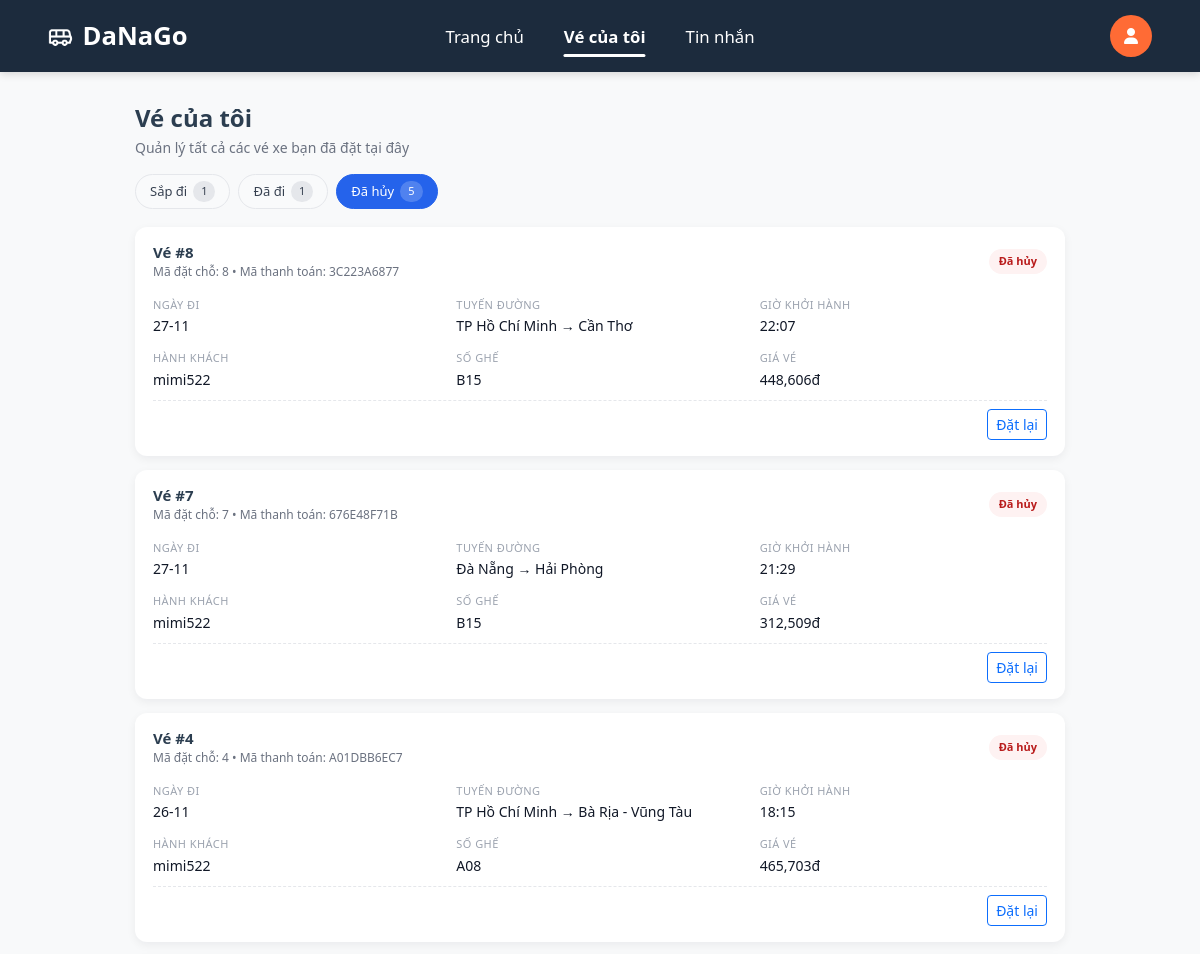
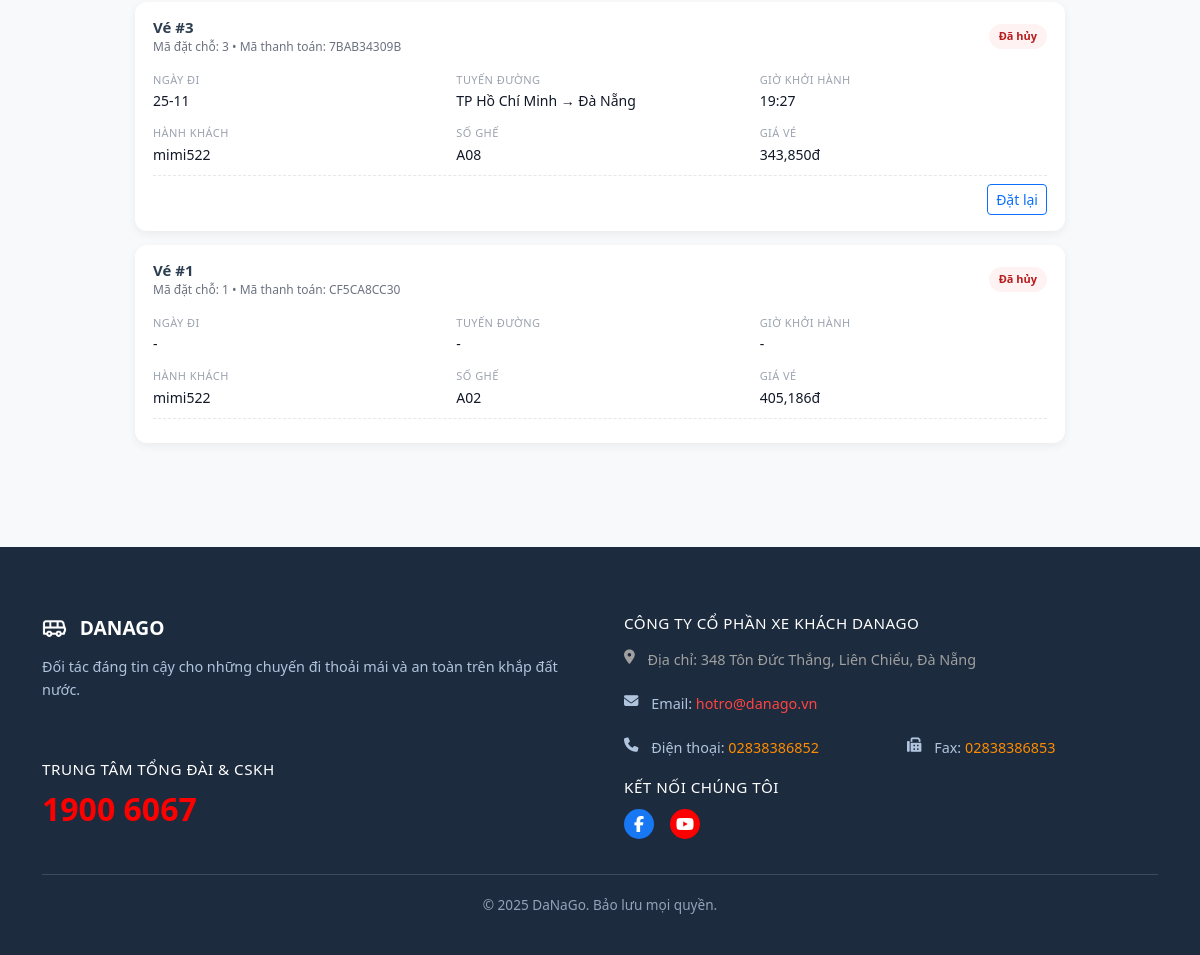
/my-tickets/?tab=cancelled (signed in), run on the app's committed database (2 pictures, top to bottom).
### bustk/models.py (models this page shows, shortened)
class Ticket(models.Model):
    STATUS_CHOICES = [
        ('upcoming', 'Sắp đi'),
        ('completed', 'Đã đi'),
        ('cancelled', 'Đã hủy'),
    ]
    user = models.ForeignKey(
        settings.AUTH_USER_MODEL,
        on_delete=models.CASCADE,
        related_name="tickets",
    )
    trip = models.ForeignKey(
        Trip,
        on_delete=models.CASCADE,
        null=True, blank=True,  # 👈 thêm 2 flag này
    )
    seat_number = models.CharField(max_length=5)
    status = models.CharField(max_length=20, choices=STATUS_CHOICES, default='upcoming')
    booking_date = models.DateTimeField(auto_now_add=True)
    payment_order = models.ForeignKey(
        'PaymentOrder',
        null=True, blank=True,
        on_delete=models.SET_NULL,
        related_name='tickets'
    )
    reminder_30m_sent = models.BooleanField(default=False)
    started_notified = models.BooleanField(default=False)
    completed_notified = models.BooleanField(default=False)

class PaymentOrder(models.Model):
    STATUS_CHOICES = [
        ("pending", "Đang chờ thanh toán"),
        ("paid", "Đã thanh toán"),
        ("expired", "Hết hạn"),
    ]
    user = models.ForeignKey(
        settings.AUTH_USER_MODEL,
        on_delete=models.CASCADE,
        related_name="payment_orders",
    )
    trip = models.ForeignKey(Trip, on_delete=models.SET_NULL, null=True, blank=True)
    seats = models.CharField(max_length=200)          # VD: "A01,A02,B03"
    amount = models.IntegerField()                    # tổng tiền (đ)
    status = models.CharField(max_length=20, choices=STATUS_CHOICES, default="pending")
    ticket_code = models.CharField(max_length=20, unique=True)  # dùng để nhét vào nội dung chuyển khoản / addInfo
    created_at = models.DateTimeField(auto_now_add=True)
    paid_at = models.DateTimeField(null=True, blank=True)
    from_location = models.CharField(max_length=100, blank=True)
    to_location = models.CharField(max_length=100, blank=True)
    depart_date = models.CharField(max_length=20, blank=True)  # vd: 27-11
    depart_time = models.CharField(max_length=10, blank=True)
    price_each = models.IntegerField(default=0)

### bustk/views.py (the view, shortened to what this page needs)
# urls.py: path("my-tickets/", views.my_tickets, name="my_tickets"),
@login_required(login_url="login")
def my_tickets(request):
    now = timezone.now()
    Ticket.objects.filter(
        status="upcoming",
        trip__isnull=False,
        trip__departure_time__lte=now,
    ).update(status="completed")
    upcoming_no_trip = (
        Ticket.objects
        .filter(
            status="upcoming",
            trip__isnull=True,
            payment_order__isnull=False,
            user=request.user,
        )
        .select_related("payment_order")
    )
    cur_tz = timezone.get_current_timezone()
    cur_year = now.year
    for t in upcoming_no_trip:
        od = t.payment_order
        if not od.depart_date or not od.depart_time:
            continue
    tab = request.GET.get("tab", "upcoming")
    base_qs = (
        Ticket.objects
        .filter(user=request.user)
        .select_related("trip", "payment_order")
        .order_by("-trip__departure_time", "-booking_date")
    )
    upcoming_qs  = base_qs.filter(status="upcoming")
    completed_qs = base_qs.filter(status="completed")
    cancelled_qs = base_qs.filter(status="cancelled")
    if tab == "completed":
        tickets = completed_qs
    elif tab == "cancelled":
        tickets = cancelled_qs
    else:
        tab = "upcoming"
        tickets = upcoming_qs
    context = {
        "tickets": tickets,
        "has_tickets": base_qs.exists(),
        "current_tab": tab,
        "upcoming_count": upcoming_qs.count(),
        "completed_count": completed_qs.count(),
        "cancelled_count": cancelled_qs.count(),
    }
    return render(request, "ticket/my_tickets.html", context)

### bustk/templates/ticket/my_tickets.html (shortened to what this page needs)
{% extends "ticket/base.html" %}
{% load static humanize %}
{% block extra_css %}
<link rel="stylesheet" href="{% static 'css/my_tickets.css' %}">
<link rel="stylesheet" href="{% static 'css/review.css' %}">
{% endblock %}
{% block content %}
<div class="my-tickets-container">
    {% if not has_tickets %}
    <div class="empty-state">
        <div class="empty-state-icon">
            <svg width="80" height="80" viewBox="0 0 80 80" fill="none">
                <circle cx="40" cy="40" r="35" stroke="#E5E7EB" stroke-width="2"/>
                <path d="M25 40C25 36.134 28.134 33 32 33H48C51.866 33 55 36.134 55 40V55C55 58.866 51.866 62 48 62H32C28.134 62 25 58.866 25 55V40Z"
                      stroke="#9CA3AF" stroke-width="2" fill="none"/>
                <path d="M35 45H45M35 52H45"
                      stroke="#9CA3AF" stroke-width="2" stroke-linecap="round"/>
            </svg>
        </div>
        <h2 class="empty-state-title">Bạn chưa đặt vé</h2>
        <p class="empty-state-desc">
            Bạn chưa có vé nào. Hãy đặt vé ngay để bắt đầu hành trình của bạn.
        </p>
        <a href="{% url 'index' %}" class="btn btn-primary">Đặt vé ngay</a>
    </div>
    {% else %}
    <div class="tickets-header">
        <h1 class="tickets-title">Vé của tôi</h1>
        <p class="tickets-subtitle">Quản lý tất cả các vé xe bạn đã đặt tại đây</p>
    </div>
    <div class="ticket-tabs">
        <a href="{% url 'my_tickets' %}?tab=upcoming"
           class="tab-button {% if current_tab == 'upcoming' %}active{% endif %}">
            Sắp đi
            <span class="tab-count">{{ upcoming_count }}</span>
        </a>
        <a href="{% url 'my_tickets' %}?tab=completed"
           class="tab-button {% if current_tab == 'completed' %}active{% endif %}">
            Đã đi
            <span class="tab-count">{{ completed_count }}</span>
        </a>
        <a href="{% url 'my_tickets' %}?tab=cancelled"
           class="tab-button {% if current_tab == 'cancelled' %}active{% endif %}">
            Đã hủy
            <span class="tab-count">{{ cancelled_count }}</span>
        </a>
    </div>
    <div class="ticket-list">
        {% if tickets %}
            {% for ticket in tickets %}
            <div class="ticket-card">
                <div class="ticket-header">
                    <div class="ticket-code-info">
                        <h3 class="ticket-code">
                            Vé #{{ ticket.id }}
                        </h3>
                        <p class="ticket-ref">
                            Mã đặt chỗ: {{ ticket.id }}
                            {% if ticket.payment_order and ticket.payment_order.ticket_code %}
                                • Mã thanh toán: {{ ticket.payment_order.ticket_code }}
                            {% endif %}
                        </p>
                    </div>
                    <span class="ticket-status ticket-status-{{ ticket.status }}">
                        {% if ticket.status == 'upcoming' %}
                            Sắp đi
                        {% elif ticket.status == 'completed' %}
                            Đã đi
                        {% elif ticket.status == 'cancelled' %}
                            Đã hủy
                        {% else %}
                            {{ ticket.status }}
                        {% endif %}
                    </span>
                </div>
                <div class="ticket-grid">
                    <div class="ticket-grid-item">
                        <label class="ticket-label">Ngày đi</label>
                        <p class="ticket-value">
                            {% if ticket.payment_order and ticket.payment_order.depart_date %}
                                {{ ticket.payment_order.depart_date }}
                            {% elif ticket.trip and ticket.trip.departure_time %}
                                {{ ticket.trip.departure_time|date:"d/m/Y" }}
                            {% else %}
                                -
                            {% endif %}
                        </p>
                    </div>
                    <div class="ticket-grid-item">
                        <label class="ticket-label">Tuyến đường</label>
                        <p class="ticket-value">
                            {% if ticket.payment_order and ticket.payment_order.from_location %}
                                {{ ticket.payment_order.from_location }} → {{ ticket.payment_order.to_location }}
                            {% elif ticket.trip %}
                                {{ ticket.trip.departure_location }} → {{ ticket.trip.arrival_location }}
                            {% else %}
                                -
                            {% endif %}
                        </p>
                    </div>
                    <div class="ticket-grid-item">
                        <label class="ticket-label">Giờ khởi hành</label>
                        <p class="ticket-value">
                            {% if ticket.payment_order and ticket.payment_order.depart_time %}
                                {{ ticket.payment_order.depart_time }}
                            {% elif ticket.trip and ticket.trip.departure_time %}
                                {{ ticket.trip.departure_time|date:"H:i" }}
                            {% else %}
                                -
                            {% endif %}
                        </p>
                    </div>
                </div>
                <div class="ticket-grid">
                    <div class="ticket-grid-item">
                        <label class="ticket-label">Hành khách</label>
                        <p class="ticket-value">
                            {{ user.get_full_name|default:user.username }}
                        </p>
                    </div>
                    <div class="ticket-grid-item">
                        <label class="ticket-label">Số ghế</label>
                        <p class="ticket-value">{{ ticket.seat_number }}</p>
                    </div>
                    <div class="ticket-grid-item">
                        <label class="ticket-label">Giá vé</label>
                        <p class="ticket-value">
                            {% if ticket.trip %}
                                {{ ticket.trip.price|floatformat:0|intcomma }}đ
                            {% elif ticket.payment_order %}
                                {% if ticket.payment_order.price_each %}
                                    {{ ticket.payment_order.price_each|intcomma }}đ
                                {% else %}
                                    {{ ticket.payment_order.amount|intcomma }}đ
                                {% endif %}
                            {% else %}
                                -
                            {% endif %}
                        </p>
                    </div>
                </div>
                <div class="ticket-actions">
                    {% if ticket.status == 'upcoming' %}
                        <a href="{% url 'download_ticket' ticket.id %}"
                           class="btn btn-secondary btn-sm">
                            Tải vé (PDF)
                        </a>
                        <a href="{% url 'cancel_ticket' ticket.id %}"
                           class="btn btn-danger btn-sm">
                            Hủy vé
                        </a>
                    {% elif ticket.status == 'cancelled' %}
                        {% if ticket.payment_order and ticket.payment_order.from_location %}
                            <a href="{% url 'index' %}?from={{ ticket.payment_order.from_location|urlencode }}&to={{ ticket.payment_order.to_location|urlencode }}"
                               class="btn btn-outline-primary btn-sm">
                                Đặt lại
                            </a>
                        {% elif ticket.trip %}
                            <a href="{% url 'index' %}?from={{ ticket.trip.departure_location|urlencode }}&to={{ ticket.trip.arrival_location|urlencode }}"
                               class="btn btn-outline-primary btn-sm">
                                Đặt lại
                            </a>
                        {% endif %}
                    {% endif %}
                </div>
            </div>
            {% endfor %}
        {% else %}
            <div class="empty-tab">
                <p>Không có vé nào trong danh mục này</p>
            </div>
        {% endif %}
    </div>
    {% endif %}
</div>
{% endblock %}

### bustk/static/css/my_tickets.css (style rules this page uses)
.my-tickets-container { max-width: 960px; margin: 30px auto; padding: 0 15px 40px; }
.tickets-header { margin-bottom: 16px; }
.tickets-title { font-size: 24px; font-weight: 700; margin: 0 0 4px; }
.tickets-subtitle { margin: 0; font-size: 14px; color: #6b7280; }
.ticket-tabs { display: flex; gap: 8px; margin-bottom: 18px; flex-wrap: wrap; }
.tab-button { display: inline-flex; align-items: center; gap: 6px; padding: 6px 14px; border-radius: 999px; border: 1px solid #e5e7eb; font-size: 13px; color: #374151; background: #f9fafb; text-decoration: none; transition: 0.2s; }
.tab-button .tab-count { font-size: 11px; padding: 2px 8px; border-radius: 999px; background: #e5e7eb; color: #374151; }
.tab-button.active { background: #2563eb; color: #fff; border-color: #2563eb; }
.tab-button.active .tab-count { background: rgba(255, 255, 255, 0.2); color: #fff; }
.ticket-list { display: flex; flex-direction: column; gap: 14px; }
.ticket-card { background: #fff; border-radius: 12px; padding: 16px 18px; box-shadow: 0 3px 10px rgba(15, 23, 42, 0.06); }
.ticket-header { display: flex; justify-content: space-between; align-items: center; margin-bottom: 10px; gap: 8px; }
.ticket-code-info { min-width: 0; }
.ticket-code { font-size: 15px; font-weight: 600; margin: 0; }
.ticket-ref { font-size: 12px; color: #6b7280; margin: 2px 0 0; }
.ticket-status { font-size: 11px; padding: 4px 10px; border-radius: 999px; font-weight: 600; white-space: nowrap; }
.ticket-status-cancelled { background: #fef2f2; color: #b91c1c; }
.ticket-grid { display: grid; grid-template-columns: repeat(3, minmax(0, 1fr)); gap: 10px 16px; margin-bottom: 8px; margin-top: 4px; }
.ticket-grid-item { min-width: 0; }
.ticket-label { font-size: 11px; text-transform: uppercase; letter-spacing: 0.04em; color: #9ca3af; margin-bottom: 2px; }
.ticket-value { font-size: 14px; color: #111827; margin: 0; }
.ticket-actions { display: flex; justify-content: flex-end; gap: 8px; margin-top: 10px; border-top: 1px dashed #e5e7eb; padding-top: 8px; }

### bustk/templates/ticket/base.html (style rules this page uses)
:root { --primary-blue: #1c2b3d; --accent-orange: #ff6b35; --light-gray: #f8f9fa; --dark-text: #2c3e50; --border-gray: #e0e0e0; --footer-text: #b0c4de; --footer-title: white; }
* { margin: 0; padding: 0; box-sizing: border-box; }
body { font-family: 'Segoe UI', Tahoma, Geneva, Verdana, sans-serif; background-color: var(--light-gray); color: var(--dark-text); }

### data on the page
Ticket: id "8", payment_order.ticket_code "3C223A6877", status "Đã hủy", payment_order.depart_date "27-11", payment_order.from_location "TP Hồ Chí Minh", payment_order.to_location "Cần Thơ", payment_order.depart_time "22:07", seat_number "B15", payment_order.amount "448,606"
Ticket: id "7", payment_order.ticket_code "676E48F71B", status "Đã hủy", payment_order.depart_date "27-11", payment_order.from_location "Đà Nẵng", payment_order.to_location "Hải Phòng", payment_order.depart_time "21:29", seat_number "B15", payment_order.amount "312,509"
Ticket: id "4", payment_order.ticket_code "A01DBB6EC7", status "Đã hủy", payment_order.depart_date "26-11", payment_order.from_location "TP Hồ Chí Minh", payment_order.to_location "Bà Rịa - Vũng Tàu", payment_order.depart_time "18:15", seat_number "A08", payment_order.amount "465,703"
Ticket: id "3", payment_order.ticket_code "7BAB34309B", status "Đã hủy", payment_order.depart_date "25-11", payment_order.from_location "TP Hồ Chí Minh", payment_order.to_location "Đà Nẵng", payment_order.depart_time "19:27", seat_number "A08", payment_order.amount "343,850"
Ticket: id "1", payment_order.ticket_code "CF5CA8CC30", status "Đã hủy", seat_number "A02", payment_order.amount "405,186"

### other printed values
{{ upcoming_count }} "1"
{{ completed_count }} "1"
{{ cancelled_count }} "5"
{{ user.get_full_name|default:user.username }} "mimi522"
